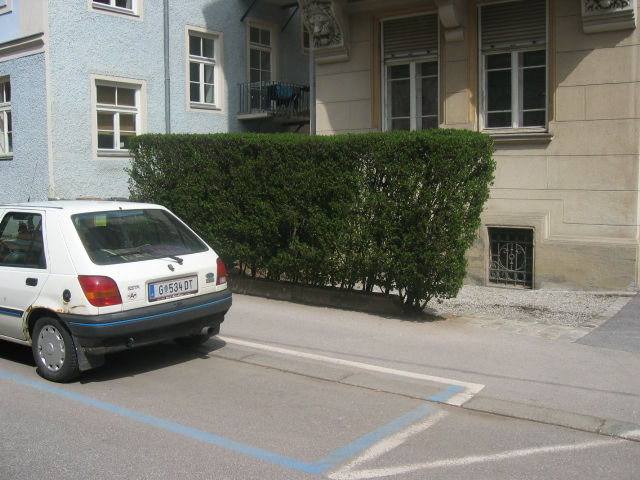
#> input picture Pgr_para/Tp_demo_img/cars/carsgraz_007.bmp, 640 x 480 px; its folder holds 4 pictures in this run; the run also reads 2 pictures not shown here
$ python multi_prcs.py
#> lines starting #> are read from the running program, lines starting #| are printed output that depends on the picture
from PIL import Image
import os
import multiprocessing as mp
import time

def traiter_image(dos_img,debut,fin):
    t0 = time.time()
    for fichier in os.listdir(dos_img)[debut:fin+1]:
    # Vérifier si le fichier est une image
        if fichier.endswith(".jpg") or fichier.endswith(".jpeg") or fichier.endswith(".png")or fichier.endswith(".bmp"):
            # Chemin complet de image
            chemin_image = os.path.join(dos_img, fichier)

            # Ouvrir l'image
            photo = Image.open(chemin_image)

            # Convertir l'image en noir et blanc
            photo = photo.convert("L")

            # Enregistrer l'image modifiée dans un nouveau dossier
            dossier_modifie = "cars_modif_parallele"
            if not os.path.exists(dossier_modifie):
                os.makedirs(dossier_modifie)
            chemin_image_modifiee = os.path.join(dossier_modifie, fichier)
            photo.save(chemin_image_modifiee)
        else:
            print("Erreur, Pas d'image disponible dans ce dossier")
    t1 =time.time()
    print(f'Temps d\'execution : {t1 - t0} s')

def main():
    #Ouvrir le dossier et compter le contenu
    dossier  ="cars"
    fichier =[fichier for fichier in os.listdir(dossier) if os.path.isfile(os.path.join(dossier,fichier))]
    nombre_fichier = len(fichier)
    print("\n\nCe dossier contient :",nombre_fichier,"images")
    #Definir le nombre des processus
    nbr_processus = 4
    taille_lot = nombre_fichier // nbr_processus
    #Decouper le par lot d'images
    debuts = [(i *taille_lot) for i in range(nbr_processus)]
    fins = [debut + taille_lot -1 for debut in debuts]
    fins[-1] = nombre_fichier

    print("Debut du traitement\nEn attente......")
    print("Division par lot d'image :",debuts,fins)
    #print("Fin :",fins)
    processus = []
    for debut, fin in zip(debuts,fins):
        processus.append(mp.Process(
            target=traiter_image,
            args=(dossier,debut,fin)
        ))
        processus[-1].start()
#> this loop made 4 passes
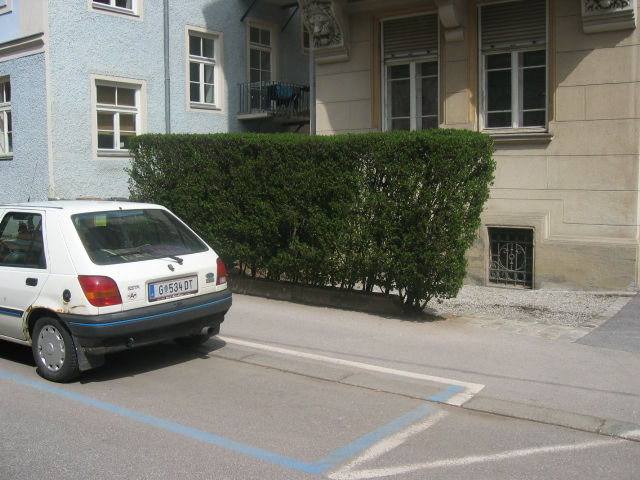
#> input picture Pgr_para/Tp_demo_img/cars/carsgraz_007.bmp, 640 x 480 px
#> pass 1, in traiter_image, `photo = photo.convert("L")`:
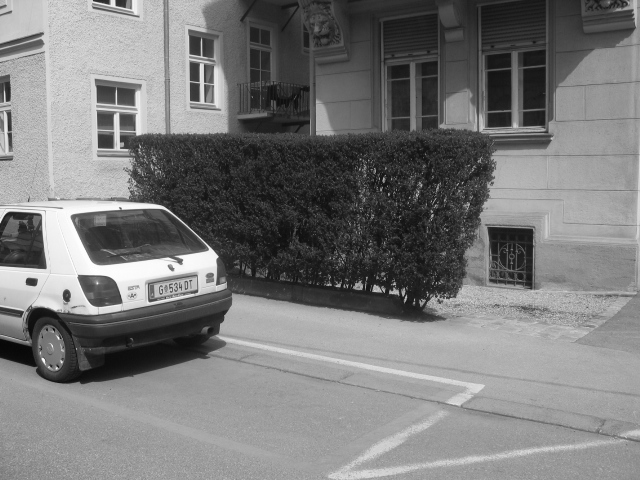
#> photo: PIL image 640x480 L; min 6, max 255, mean 121.9
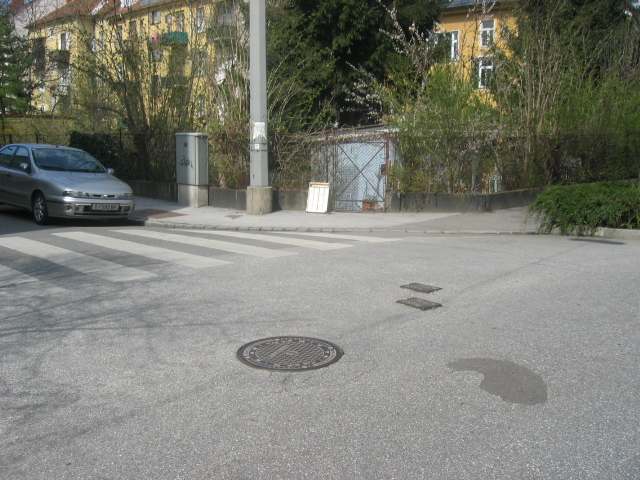
#> input picture Pgr_para/Tp_demo_img/cars/carsgraz_011.bmp, 640 x 480 px
#> pass 2, in traiter_image (call 2), `photo = photo.convert("L")`:
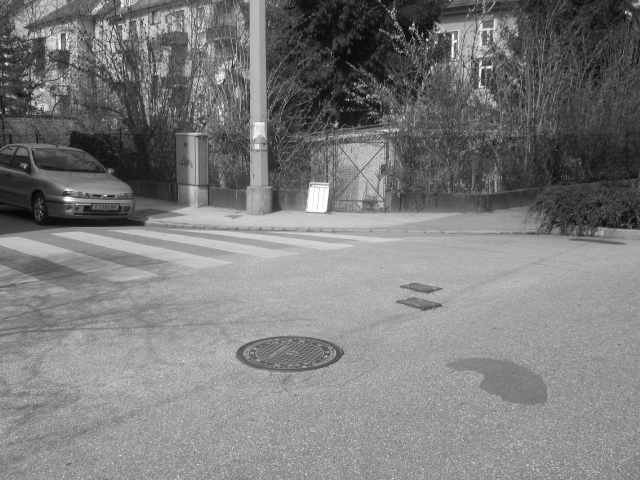
#> photo: PIL image 640x480 L; min 7, max 255, mean 123.8
#> pass 3, in traiter_image (call 3), `photo = Image.open(chemin_image)`:
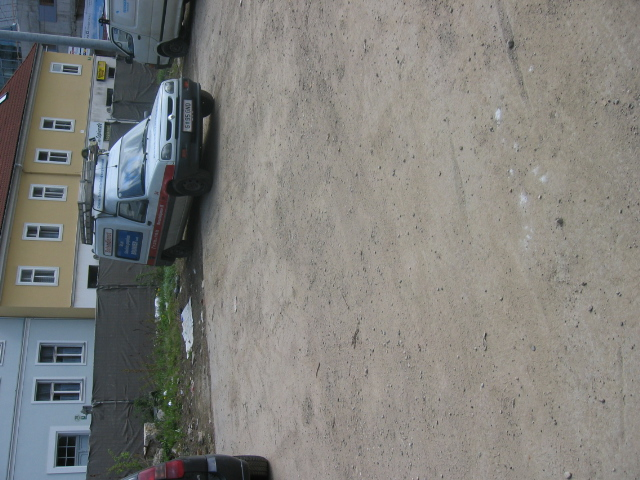
#> photo: PIL image 640x480 RGB; mean R, G, B 128, 127.4, 123.7
#> pass 3, in traiter_image (call 3), `photo = photo.convert("L")`:
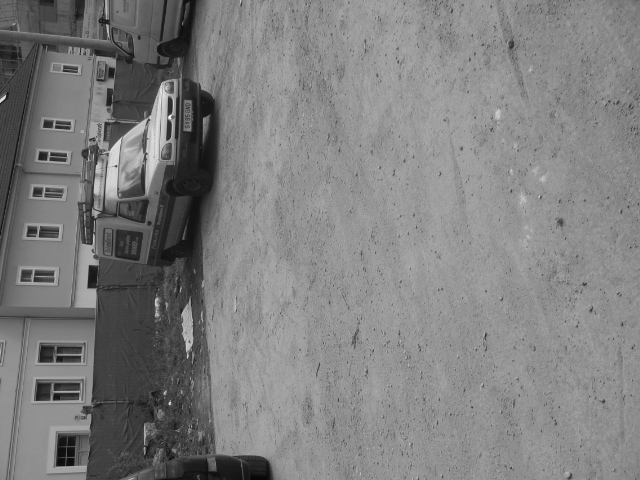
#> photo: PIL image 640x480 L; min 5, max 251, mean 127.1
    for processus in processus:
        processus.join()
    print("Fin du traitement")

if __name__ == "__main__":
    main()
